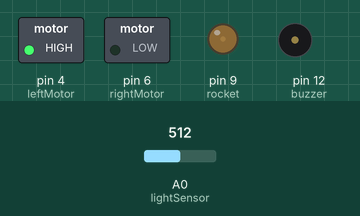
Recording of a sketch running on a simulated Arduino Uno, built with avr-gcc and run on an emulated ATmega328P. Shown: switched loads named in the sketch (green lamp = pin HIGH), output pins drawn as LEDs (lit = HIGH), buzzer (waves = sounding, pin HIGH). The test bench sets the inputs (shaded band); at power-on: A0 (lightSensor) = 512. Random numbers use the default seed unless the sketch sets one; what the sketch prints to the serial monitor is not drawn.

Above: at 1.2 s.
1.3 s: A0 (lightSensor) set to 587
At 2.06 s:
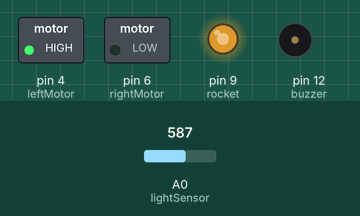
4.3 s: A0 (lightSensor) set to 619
At 4.47 s:
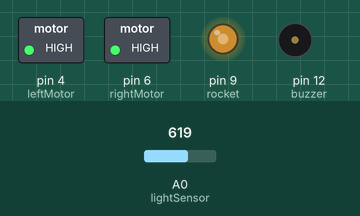
At 6.58 s:
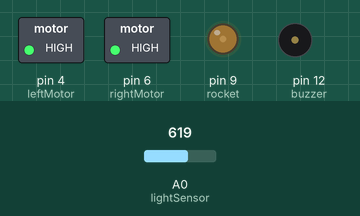
Timing chart, 0 to 31.5 s (numbered marks = the images above; inputs shaded):
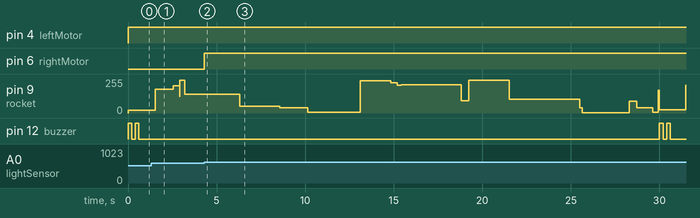

Measured:
- the behaviour switches between 600 and 601 on A0 (lightSensor) (found by bisection; images 1 and 2)
- after the input at 4.3 s, pin 6 (rightMotor): LOW → HIGH at once

The sketch:

buzz.ino
```cpp
// Buzz CoffeeBot by Judy Castro

const int leftMotor = 4;
const int rightMotor = 6;
const int rocket = 9;
const int buzzer = 12;
const int lightSensor = A0;

long beepInterval = 30000;
long previousMillis = -beepInterval;

void setup()
{
  pinMode(leftMotor,OUTPUT);
  pinMode(rightMotor,OUTPUT);
  pinMode(rocket,OUTPUT);
  pinMode(buzzer,OUTPUT);
  Serial.begin(9600);
}

void loop()
{
  analogWrite(rocket,  random(255));


  Serial.println(analogRead(lightSensor));
  if(analogRead(lightSensor) > 600)
  {
    digitalWrite(leftMotor, HIGH);
    digitalWrite(rightMotor, HIGH);
  }
  else
  {
    digitalWrite(leftMotor, HIGH);
    digitalWrite(rightMotor, LOW);
  }

  unsigned long currentMillis = millis();

  if(currentMillis - previousMillis > beepInterval) {
    // save the last time you blinked the LED
    previousMillis = currentMillis;
    digitalWrite( buzzer, HIGH);
    delay(200);
    digitalWrite( buzzer, LOW);
    delay(200);
    digitalWrite( buzzer, HIGH);
    delay(200);
    digitalWrite( buzzer, LOW);
  }
}
```
